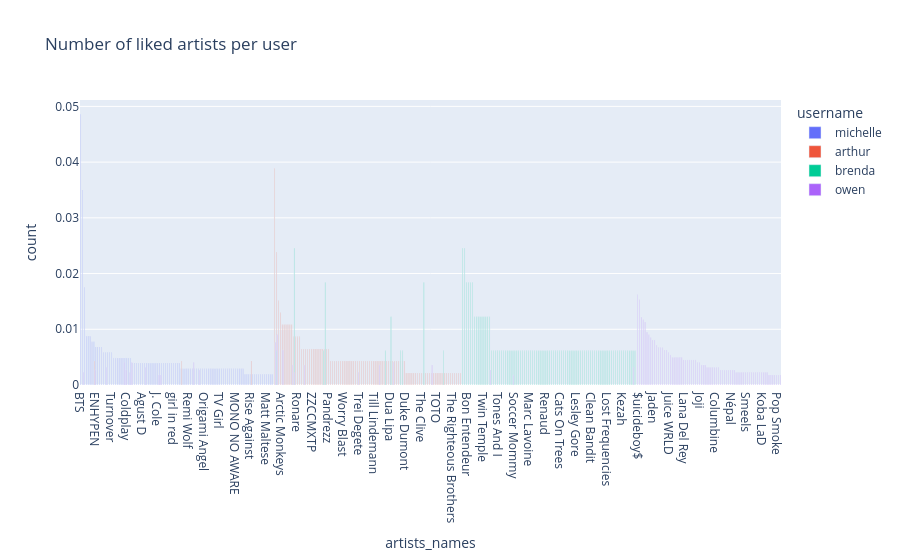

Notebook cell for this chart:
### Code cell
df["artists_names"] = df["artists"].apply(lambda x: [artist["name"] for artist in x])
df_count_artists = count_list_column_per_user(df, "artists_names")
px.bar(df_count_artists.groupby("username").head(100), x="artists_names", y="count", color="username", title="Number of liked artists per user", barmode="group")

### Figure 1 — Plotly figure (JSON) as saved in the notebook; plotly's stock layout.template omitted (floating-point values rounded to 4 significant figures)
{"data": [{"alignmentgroup": "True", "hovertemplate": "username=michelle<br>artists_names=%{x}<br>count=%{y}<extra></extra>", "legendgroup": "michelle", "marker": {"color": "#636efa", "pattern": {"shape": ""}}, "name": "michelle", "offsetgroup": "michelle", "orientation": "v", "showlegend": true, "textposition": "auto", "type": "bar", "x": ["BTS", "Stray Kids", "TOMORROW X TOGETHER", "Doja Cat", "Title Fight", "Turnstile", "ATEEZ", "Post Malone", "ENHYPEN", "Ashnikko", "Descendents", "Bring Me The Horizon", "Silverstein", "The Neighbourhood", "Neck Deep", "Basement", "Turnover", "WILLOW", "Eric Nam", "Eyedress", "100 gecs", "Mitski", "The Weeknd", "beabadoobee", "Coldplay", "Steve Lacy", "Frank Ocean", "Glitterer", "Dreamer Boy", "Mom Jeans.", "DEAN", "The Story So Far", "Agust D", "Mac DeMarco", "Laura Les", "Cavetown", "Dylan Brady", "Lauv", "late night drive home", "PinkPantheress", "J. Cole", "Peach Pit", "Die Ärzte", "BROCKHAMPTON", "Bruno Mars", "Oso Oso", "Cafuné", "Crush", "girl in red", "Surf Curse", "Troye Sivan", "Current Joys", "Tame Impala", "Free Throw", "My Chemical Romance", "Billy Talent", "Remi Wolf", "The Fray", "Rex Orange County", "blink-182", "Harry Styles", "Clairo", "Casey", "Brand New", "Origami Angel", "Tigers Jaw", "ギヴン", "Tiny Moving Parts", "Willamette Stone", "Mayday Parade", "Kero Kero Bonito", "Mietze Conte", "TV Girl", "Pierce The Veil", "DPR LIVE", "Omega Sapien", "Omar Apollo", "Teenage Wrist", "j-hope", "Sleeping With Sirens", "MONO NO AWARE", "Jay Park", "SKY-HI", "Moose Blood", "Memo Boy", "Green Day", "Sorority Noise", "Nothing", "Rise Against", "Gorillaz", "Orchid", "Loco", "Goodwill, Good Will", "MCR-T", "Jimin", "One Step Closer", "Matt Maltese", "Pink Sweat$", "SEVENTEEN", "Hoody"], "xaxis": "x", "y": [0.04859, 0.03499, 0.01749, 0.008746, 0.008746, 0.008746, 0.007775, 0.007775, 0.006803, 0.006803, 0.006803, 0.006803, 0.005831, 0.005831, 0.005831, 0.005831, 0.005831, 0.004859, 0.004859, 0.004859, 0.004859, 0.004859, 0.004859, 0.004859, 0.004859, 0.004859, 0.004859, 0.003887, 0.003887, 0.003887, 0.003887, 0.003887, 0.003887, 0.003887, 0.003887, 0.003887, 0.003887, 0.003887, 0.003887, 0.003887, 0.003887, 0.003887, 0.003887, 0.003887, 0.003887, 0.003887, 0.003887, 0.003887, 0.003887, 0.003887, 0.003887, 0.003887, 0.002915, 0.002915, 0.002915, 0.002915, 0.002915, 0.002915, 0.002915, 0.002915, 0.002915, 0.002915, 0.002915, 0.002915, 0.002915, 0.002915, 0.002915, 0.002915, 0.002915, 0.002915, 0.002915, 0.002915, 0.002915, 0.002915, 0.002915, 0.002915, 0.002915, 0.002915, 0.002915, 0.002915, 0.002915, 0.002915, 0.002915, 0.002915, 0.002915, 0.001944, 0.001944, 0.001944, 0.001944, 0.001944, 0.001944, 0.001944, 0.001944, 0.001944, 0.001944, 0.001944, 0.001944, 0.001944, 0.001944, 0.001944], "yaxis": "y"}, {"alignmentgroup": "True", "hovertemplate": "username=arthur<br>artists_names=%{x}<br>count=%{y}<extra></extra>", "legendgroup": "arthur", "marker": {"color": "#EF553B", "pattern": {"shape": ""}}, "name": "arthur", "offsetgroup": "arthur", "orientation": "v", "showlegend": true, "textposition": "auto", "type": "bar", "x": ["Nekfeu", "Damso", "Volbeat", "Muse", "Arctic Monkeys", "KronoMuzik", "XXXTENTACION", "System Of A Down", "Orelsan", "SCH", "Angèle", "The Who", "Ronare", "Breaking Benjamin", "S-Crew", "Jazzy Bazz", "Louise Attaque", "Gargäntua", "Blue Öyster Cult", "Metallica", "ZZCCMXTP", "Vald", "Lefa", "Jimi Hendrix", "Django", "Elton John", "Ghost", "Nirvana", "Pandrezz", "Oasis", "Caballero & JeanJass", "Nena", "Philippe Katerine", "Kavinsky", "DaBaby", "Alain Bashung", "Worry Blast", "The Beach Boys", "Earth, Wind & Fire", "Mister V", "Hans Zimmer", "David Guetta", "Kool & The Gang", "Alpha Wann", "Trei Degete", "Daði Freyr", "Scorpions", "HammerFall", "Post Malone", "Måneskin", "Tame Impala", "Rockwell", "The Clash", "Michael Jackson", "Till Lindemann", "Francis Cabrel", "PNL", "Ozzy Osbourne", "Astonvilla", "Squeezie", "Men At Work", "Pélerine", "Dua Lipa", "Radiohead", "M83", "Gjon's Tears", "Rise Against", "The Police", "Indochine", "Rilès", "Queen", "Duke Dumont", "The Cure", "Gotye", "Three Days Grace", "Johan Olsen", "Joey Ramone", "The Box Tops", "Thulsa Doom", "The Clive", "Therapie TAXI", "Stephan Eicher", "Dweeb", "Thin Lizzy", "EDGE", "Gilberto Cerezo", "The_miracle_aligner", "TOTO", "The Doobie Brothers", "Fiddler's Green", "JID", "Tamino", "Fall Out Boy", "Fally Ipupa", "The Rolling Stones", "The Righteous Brothers", "The Rasmus", "Taloula", "Feu! Chatterton", "The Killers"], "xaxis": "x", "y": [0.03888, 0.02376, 0.01512, 0.01296, 0.0108, 0.0108, 0.0108, 0.0108, 0.0108, 0.0108, 0.008639, 0.008639, 0.008639, 0.008639, 0.006479, 0.006479, 0.006479, 0.006479, 0.006479, 0.006479, 0.006479, 0.006479, 0.006479, 0.006479, 0.006479, 0.006479, 0.006479, 0.006479, 0.006479, 0.00432, 0.00432, 0.00432, 0.00432, 0.00432, 0.00432, 0.00432, 0.00432, 0.00432, 0.00432, 0.00432, 0.00432, 0.00432, 0.00432, 0.00432, 0.00432, 0.00432, 0.00432, 0.00432, 0.00432, 0.00432, 0.00432, 0.00432, 0.00432, 0.00432, 0.00432, 0.00432, 0.00432, 0.00432, 0.00432, 0.00432, 0.00432, 0.00432, 0.00432, 0.00432, 0.00432, 0.00432, 0.00432, 0.00432, 0.00432, 0.00432, 0.00432, 0.00216, 0.00216, 0.00216, 0.00216, 0.00216, 0.00216, 0.00216, 0.00216, 0.00216, 0.00216, 0.00216, 0.00216, 0.00216, 0.00216, 0.00216, 0.00216, 0.00216, 0.00216, 0.00216, 0.00216, 0.00216, 0.00216, 0.00216, 0.00216, 0.00216, 0.00216, 0.00216, 0.00216, 0.00216], "yaxis": "y"}, {"alignmentgroup": "True", "hovertemplate": "username=brenda<br>artists_names=%{x}<br>count=%{y}<extra></extra>", "legendgroup": "brenda", "marker": {"color": "#00cc96", "pattern": {"shape": ""}}, "name": "brenda", "offsetgroup": "brenda", "orientation": "v", "showlegend": true, "textposition": "auto", "type": "bar", "x": ["Angèle", "Ava Max", "Imagine Dragons", "Cœur De Pirate", "Ghost", "Bon Entendeur", "Stromae", "Alice et Moi", "Therapie TAXI", "Dua Lipa", "Empire of the Sun", "Dalida", "Hoshi", "Dennis Lloyd", "Joe Dassin", "Twin Temple", "MGMT", "Taylor Swift", "Billie Eilish", "M.I.A.", "Blondie", "Duran Duran", "Desireless", "Tones And I", "Rilès", "Indochine", "Bonnie Tyler", "Léa Paci", "Synapson", "Bon Jovi", "Dynoro", "Fever Ray", "Isaac Delusion", "Soccer Mommy", "Lady Gaga", "Black Eyed Peas", "Skylar Grey", "Maroon 5", "a-ha", "Timbaland", "The Naked And Famous", "Marc Lavoine", "Fools Garden", "Sound Of Legend", "Tiësto", "Hyper", "Status Quo", "Renan Luce", "Duomo", "Renaud", "IC3PEAK", "Revers Gagnant", "Jul", "Ichon", "Revolver", "Jess Glynne", "Robin Schulz", "Cats On Trees", "Supergrass", "Cyndi Lauper", "Cut Copy", "Lil Nas X", "Selena Gomez", "Vladimir Cosma", "Charles Aznavour", "Lesley Gore", "Les Petits Chanteurs à la Gueule de Bois", "Leony", "Matthew Perryman Jones", "League of Legends", "Elton John", "Scarlet Pleasure", "Usma Y Su Conjunto", "Emma Peters", "Clean Bandit", "Shakira", "Lily Allen", "Isabelle Pierre", "D.O.E.", "La Femme", "Danit", "Daniel Balavoine", "Damso", "Lost Frequencies", "The Score", "Lorenzo", "JID", "Calum Scott", "Keri Hilson", "Loituma", "Camila Cabello", "Daft Punk", "Kezah", "Shouse", "Shawn Mendes", "Supertramp", "Matild", "Squeezie", "Pixies", "Heilung"], "xaxis": "x", "y": [0.02454, 0.02454, 0.02454, 0.0184, 0.0184, 0.0184, 0.0184, 0.0184, 0.0184, 0.01227, 0.01227, 0.01227, 0.01227, 0.01227, 0.01227, 0.01227, 0.01227, 0.01227, 0.01227, 0.006135, 0.006135, 0.006135, 0.006135, 0.006135, 0.006135, 0.006135, 0.006135, 0.006135, 0.006135, 0.006135, 0.006135, 0.006135, 0.006135, 0.006135, 0.006135, 0.006135, 0.006135, 0.006135, 0.006135, 0.006135, 0.006135, 0.006135, 0.006135, 0.006135, 0.006135, 0.006135, 0.006135, 0.006135, 0.006135, 0.006135, 0.006135, 0.006135, 0.006135, 0.006135, 0.006135, 0.006135, 0.006135, 0.006135, 0.006135, 0.006135, 0.006135, 0.006135, 0.006135, 0.006135, 0.006135, 0.006135, 0.006135, 0.006135, 0.006135, 0.006135, 0.006135, 0.006135, 0.006135, 0.006135, 0.006135, 0.006135, 0.006135, 0.006135, 0.006135, 0.006135, 0.006135, 0.006135, 0.006135, 0.006135, 0.006135, 0.006135, 0.006135, 0.006135, 0.006135, 0.006135, 0.006135, 0.006135, 0.006135, 0.006135, 0.006135, 0.006135, 0.006135, 0.006135, 0.006135, 0.006135], "yaxis": "y"}, {"alignmentgroup": "True", "hovertemplate": "username=owen<br>artists_names=%{x}<br>count=%{y}<extra></extra>", "legendgroup": "owen", "marker": {"color": "#ab63fa", "pattern": {"shape": ""}}, "name": "owen", "offsetgroup": "owen", "orientation": "v", "showlegend": true, "textposition": "auto", "type": "bar", "x": ["Josman", "$uicideboy$", "Lomepal", "Lil Peep", "La Fève", "Laylow", "Damso", "Dinos", "The 1975", "Roméo Elvis", "Jaden", "Nekfeu", "BabySolo33", "Luv Resval", "Trippie Redd", "Zed Yun Pavarotti", "Disiz", "Odezenne", "Arctic Monkeys", "Sopico", "Juice WRLD", "Iliona", "Youv Dee", "Pink Floyd", "Realo", "Luidji", "Zola", "Muddy Monk", "Lana Del Rey", "betcover!!", "John Lennon", "Joanna", "Hamza", "Swing", "Radiohead", "The Weeknd", "Rex Orange County", "The Strokes", "Frank Ocean", "OBOY", "SCH", "Joji", "Jazzy Bazz", "EDGE", "Moji x Sboy", "Cuco", "PNL", "Polo & Pan", "Mac DeMarco", "Pixies", "Led Zeppelin", "Green Montana", "Drake", "The Neighbourhood", "Le Motel", "Columbine", "Luther", "BU$HI", "Kendrick Lamar", "Gazo", "Shiloh Dynasty", "beabadoobee", "Clairo", "Kosei", "Gus Dapperton", "Népal", "Billie Eilish", "Post Malone", "Sofiane Pamart", "Julien Doré", "Angèle", "Hotel Ugly", "The Smashing Pumpkins", "Aminé", "Kid Cudi", "abel31", "Stray Kids", "Smeels", "Alpha Wann", "Miel De Montagne", "Agar Agar", "Duckwrth", "Mac Miller", "Saez", "MadeInParis", "L'Impératrice", "Steve Lacy", "Koba LaD", "BENEE", "BONES", "Lang Lee", "Nicolas & the Outlanders", "Claire Laffut", "Peach Pit", "Isaac Delusion", "Calvin Harris", "Moussa", "J. Cole", "Pop Smoke", "Tyler, The Creator"], "xaxis": "x", "y": [0.01619, 0.01529, 0.01215, 0.0117, 0.01125, 0.009447, 0.008997, 0.008997, 0.008547, 0.008097, 0.008097, 0.007647, 0.007197, 0.006748, 0.006748, 0.006748, 0.006298, 0.006298, 0.006298, 0.005848, 0.005398, 0.004948, 0.004948, 0.004948, 0.004948, 0.004948, 0.004948, 0.004498, 0.004498, 0.004498, 0.004498, 0.004498, 0.004498, 0.004498, 0.004049, 0.004049, 0.004049, 0.004049, 0.004049, 0.004049, 0.003599, 0.003599, 0.003599, 0.003599, 0.003599, 0.003599, 0.003599, 0.003149, 0.003149, 0.003149, 0.003149, 0.003149, 0.003149, 0.003149, 0.003149, 0.003149, 0.003149, 0.002699, 0.002699, 0.002699, 0.002699, 0.002699, 0.002699, 0.002699, 0.002699, 0.002699, 0.002699, 0.002699, 0.002699, 0.002249, 0.002249, 0.002249, 0.002249, 0.002249, 0.002249, 0.002249, 0.002249, 0.002249, 0.002249, 0.002249, 0.002249, 0.002249, 0.002249, 0.002249, 0.002249, 0.002249, 0.002249, 0.002249, 0.002249, 0.002249, 0.001799, 0.001799, 0.001799, 0.001799, 0.001799, 0.001799, 0.001799, 0.001799, 0.001799, 0.001799], "yaxis": "y"}], "layout": {"barmode": "group", "legend": {"title": {"text": "username"}, "tracegroupgap": 0}, "title": {"text": "Number of liked artists per user"}, "xaxis": {"anchor": "y", "domain": [0, 1], "title": {"text": "artists_names"}}, "yaxis": {"anchor": "x", "domain": [0, 1], "title": {"text": "count"}}}}
